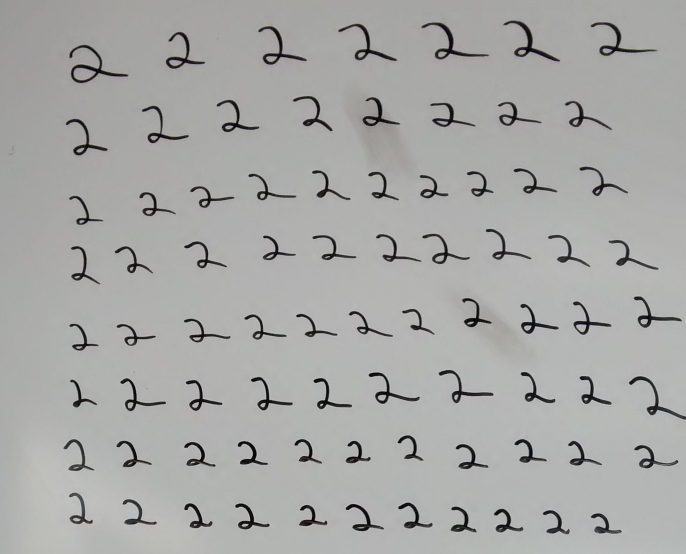
#> input picture Resources/2.jpg, 1372 x 1108 px (shown at 1/2 size)
$ python -i extractor.py   (imports and definitions only)   (Python 2 division)
#> lines starting #> are read from the running program, lines starting #| are printed output that depends on the picture; after the words box and inside, x2 and y2 are one past the last pixel; in counts of white or black regions, pixels touching at a corner belong together
### train.py
from sklearn.svm import LinearSVC
import os
import cv2

SIZE = (30, 30)


def char_not_empty(char):
    return bool(os.listdir("Resources/" + char))


# [13 lines left out: functions normalize, load_data_from_resources, not called in this run]


# x_classifier = LinearSVC()

class Classifier(LinearSVC):
    def __init__(self):
        super(Classifier, self).__init__()
        datasets = [load_data_from_resources(character) for character in next(os.walk("Resources"))[1] if
                    char_not_empty(character)]
        data = []
        target = []
        for datas, targets in datasets:
            data.extend(datas)
            target.extend(targets)
        # shape = [global_image.shape for global_image in data]
        data = [self.pre_proccess(image) for image in data]
        # data_train, data_test, target_train, target_test = train_test_split(data, target, test_size=0.30 ) #for testing
        self.fit(data, target)

    # [16 lines left out: functions pre_proccess, predict, not called in this run]

### extractor.py
import cv2
from remove_grid import remove_page_grid
import copy
import os
import sys
import uuid
import train


def reverse(pair):
    return pair[1], pair[0]


# [5 lines left out: function increase_contrast_brightness, not called in this run]


class Image(object):
    # [9 lines left out: function from_image, not called in this run]

    def __init__(self, source):
#> called with source = 'Resources/2.jpg'
        self.source = source
        self.bw_image = cv2.resize(cv2.imread(source, 0),(800,600))
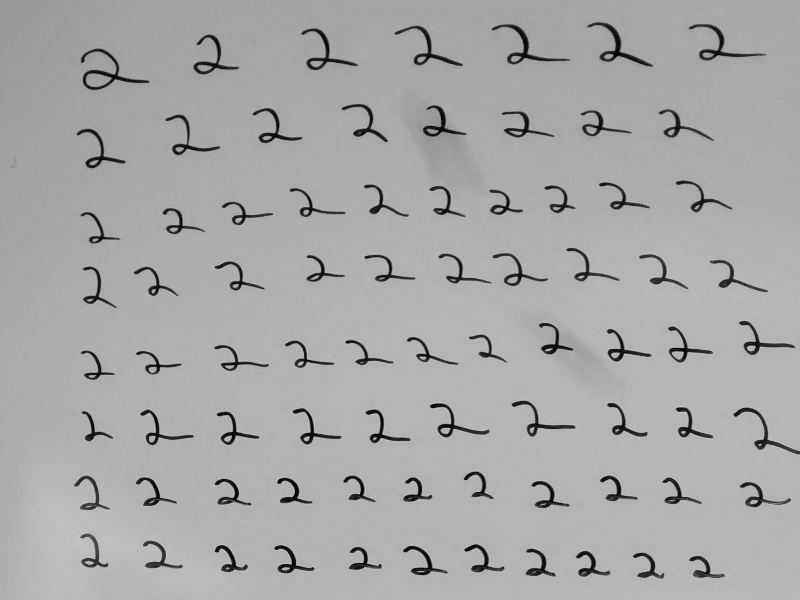
#> self.bw_image: shape (600, 800); min 0, max 201, mean 168
        self.color_image = cv2.resize(cv2.imread(source),(800,600))
        self.orignal_color_image = self.color_image
        self.bin_image = self.binirize_image()
        self.__components = None

    WINDOW_SIZE = 4

    def erase_drawing(self):
        """Resets Drawn components"""
        self.color_image = self.orignal_color_image

    def dynamic_binirize_image(self):
        self.binirize_image()
        self.draw_components()
        self.imshow()
        cv2.createTrackbar("Window Size", "Image", self.WINDOW_SIZE, 50, onChange=None)
        self.erase_drawing()

    def binirize_image(self):
        """Updates self.bin_image using existing bw_image and adaptive thresh"""
        length = max(len(self.bw_image), len(self.bw_image[0]))
#> length = 800
        self.bin_image = cv2.adaptiveThreshold(self.bw_image, 255, cv2.ADAPTIVE_THRESH_MEAN_C, cv2.THRESH_BINARY,
                                              int(length / self.WINDOW_SIZE) + length / self.WINDOW_SIZE % 2 + 1,
                                              15)  # TODO:C is not dynamic and does matter Note- doesn't work well with whatsapp
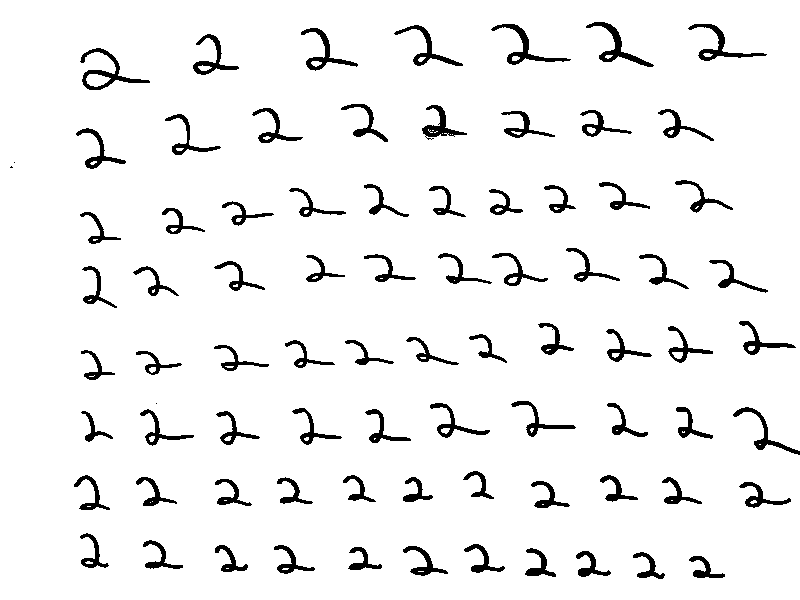
#> self.bin_image: shape (600, 800); 94.2% white; 81 black regions (3 under 20 px), largest, box (x1, y1, x2, y2) and area: (80, 48, 150, 90) 664, (586, 22, 654, 67) 625, (491, 24, 571, 65) 609
        # self.bin_image = cv2.threshold(self.bw_image, 180, 255, cv2.THRESH_BINARY)[1]
        # print self.bin_image
        # compressed images
        cv2.medianBlur(self.bin_image, 13, self.bin_image)
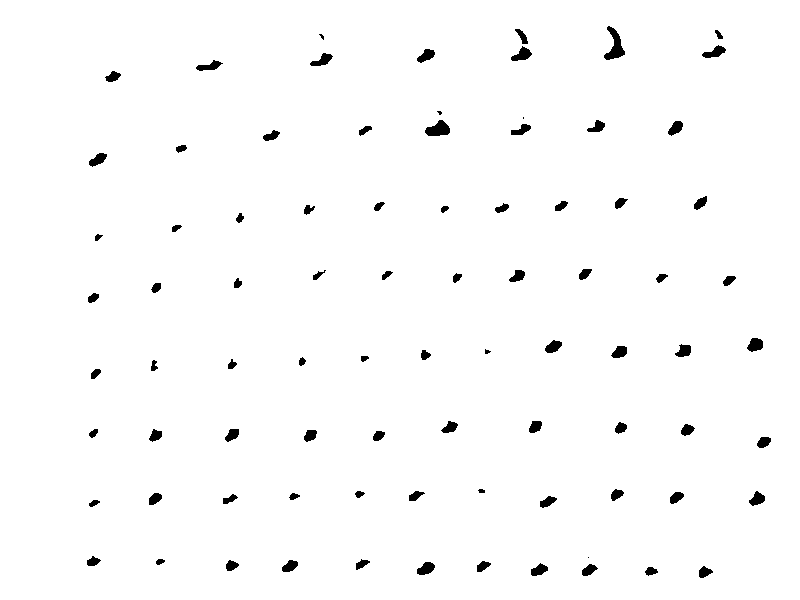
#> self.bin_image: shape (600, 800); 98.4% white; 84 black regions (5 under 20 px), largest, box (x1, y1, x2, y2) and area: (604, 26, 625, 60) 328, (425, 120, 450, 136) 268, (511, 46, 532, 61) 171
        cv2.imwrite("Output/threshed.png", self.bin_image)
        return self.bin_image

    @property
    def components(self):
        if self.__components is None:
            self.__components = list(self.find_connected_components())
        return self.__components

    # These methods used to be out of class, didn't change them since
    FOUR_WAY_NEIGHBORS = 0
    EIGHT_WAY_NEIGHBORS = 1

    @staticmethod
    def __four_way_neighbors(i, j):
        return (i, j - 1), (i, j + 1), (i + 1, j), (i - 1, j)

    @staticmethod
    def eight_way_neighbors(i, j):
        # return tuple(list(__four_way_neighbors(i, j)).extend(
        #     ((i - 1, j - 1), (i - 1, j + 1), (i + 1, j - 1), (i + 1, j + 1))))  # Not sure why I insist on tuples
        return (i, j - 1), (i, j + 1), (i + 1, j), (i - 1, j), (i - 1, j - 1), (i - 1, j + 1), (i + 1, j - 1), (
            i + 1, j + 1)

    def connected_component_starting_from(self, image, i, j, connectivity=EIGHT_WAY_NEIGHBORS):
        points = list()
        # Runs a BFS starting from global_image[i][j]
        neighbors = (Image.__four_way_neighbors, Image.eight_way_neighbors)
        neighbors = neighbors[connectivity]
        queue = set()
        queue.add((i, j))
        while queue:
            current_point = queue.pop()
            points.append(current_point)
            image[current_point[0]][current_point[1]] = 255
            # cv2.imshow("debug",global_image)
            for a, b in neighbors(current_point[0], current_point[1]):
                if 0 <= a < len(image) and 0 <= b < len(image[a]) and is_black(image[a][b]):
                    queue.add((a, b))
        return Component(self, points)

    # [8 lines left out: function crop, not called in this run]

    def find_connected_components(self, connectivity=EIGHT_WAY_NEIGHBORS):
        new_image = copy.copy(self.bin_image)
        for i in xrange(len(new_image)):
            for j in xrange(len(new_image[i])):
                if is_black(new_image[i][j]):
                    yield self.connected_component_starting_from(new_image, i, j, connectivity)

    def draw_components(self):
        for component in self.components:
            component.draw_component()

    def imshow(self):
        cv2.imshow("Image", self.color_image)
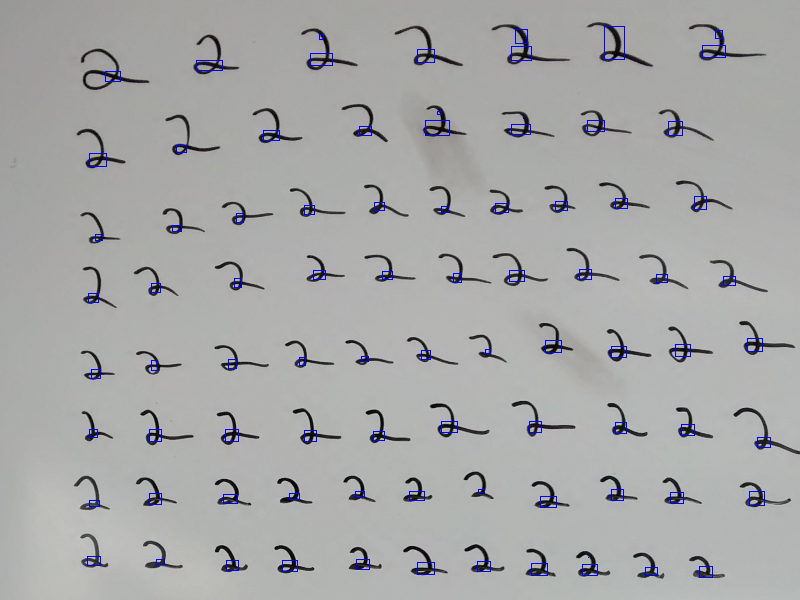
#> window 'Image': shape (600, 800, 3); mean B, G, R 167.7, 167.3, 166.9
        cv2.imshow("Thresh" , self.bin_image)


# [1 line that did not run here, left out]


class EquationImage(Image):
    def __init__(self, source):
        super(EquationImage, self).__init__(source)

    def equation_string(self):
        return "".join(self.string)

    # [5 lines left out: function label_components, not called in this run]

    @property
    def string(self):
        return [component.char for component in self.sorted_components]

    # [9 lines left out: function sorted_components, not called in this run]

        # for component in components:

    def correct_string(self, new_string):
        for index, new_char in enumerate(new_string):
            self.sorted_components[index].set_char(new_char)


# TODO: streamline data addition process
class ResourceImage(Image):
    # [20 lines left out: functions save_resources, main, not called in this run]


class Component:
    def __init__(self, parent_image, points):
        self.points = points
        self.__char = "unknown"
        self.parent_image = parent_image
        self.upper_left_point = min(self.points, key=lambda x: x[0])[0], min(self.points, key=lambda x: x[1])[1]
        self.lower_right_point = max(self.points, key=lambda x: x[0])[0], max(self.points, key=lambda x: x[1])[1]

    def add_point(self, point):
        self.points.append(point)

    # [5 lines left out: function image, not called in this run]

    def __str__(self):
        return str(self.points)

    def __repr__(self):
        return str(self.upper_left_point) + "-" + str(self.lower_right_point) + self.char

    # [5 lines left out: function char, not called in this run]

    def set_char(self, val):
        self.__char = val
        self.save_component_as(val)

    def minus_to_equal(self, other_minus):
        self.__char = '='
        # self.points = self.points.extend(other_minus.points)
        # self.upper_left_point = min(self.points, key=lambda x: x[0])[0], min(self.points, key=lambda x: x[1])[1]
        # self.lower_right_point = max(self.points, key=lambda x: x[0])[0], max(self.points, key=lambda x: x[1])[1]

    # [8 lines left out: function save_component_as, not called in this run]

    def draw_component(self):
        """Draws component and frame of component on the parent color_image"""
        # for point in component.reversed_points():
        #     cv2.rectangle(global_image, point, point, (255, 0, 0))
        cv2.rectangle(self.parent_image.color_image, reverse(self.upper_left_point),
                      reverse(self.lower_right_point), (255, 0, 0))


def is_black(point):
    return not point


FOUR_WAY_NEIGHBORS = 0
EIGHT_WAY_NEIGHBORS = 1


def four_way_neighbors(i, j):
    return (i, j - 1), (i, j + 1), (i + 1, j), (i - 1, j)


def eight_way_neighbors(i, j):
    return (i, j - 1), (i, j + 1), (i + 1, j), (i - 1, j), (i - 1, j - 1), (i - 1, j + 1), (i + 1, j - 1), (
        i + 1, j + 1)


# [5 lines left out: function crop_to_component, not called in this run]


# [5 lines not run here, left out]

>>> result = Image('Resources/2.jpg').dynamic_binirize_image()
